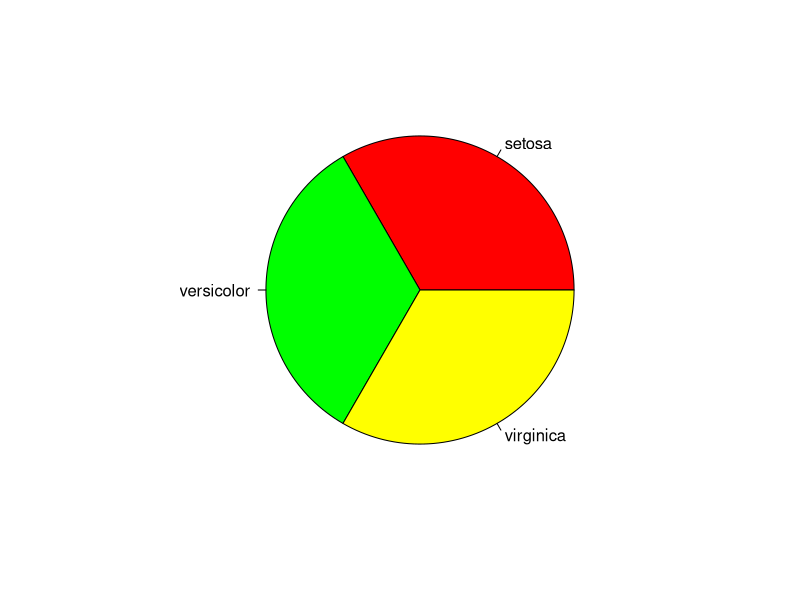
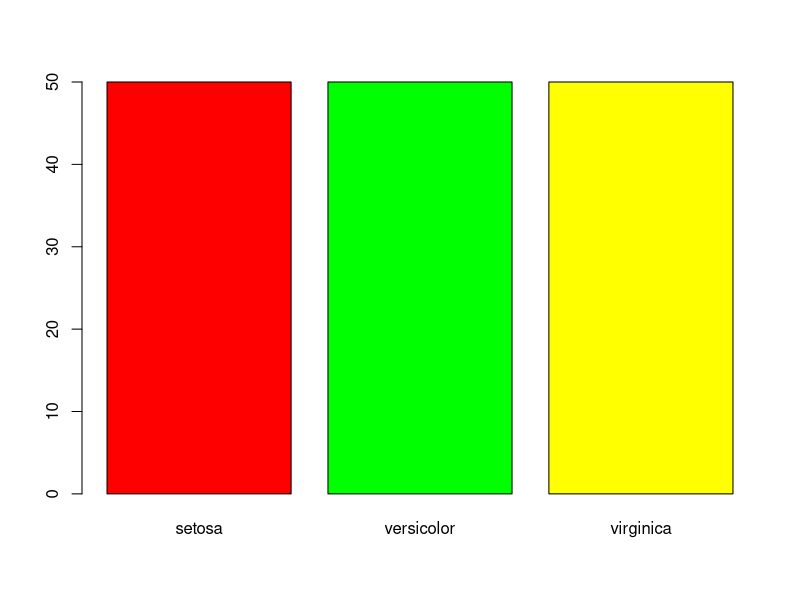
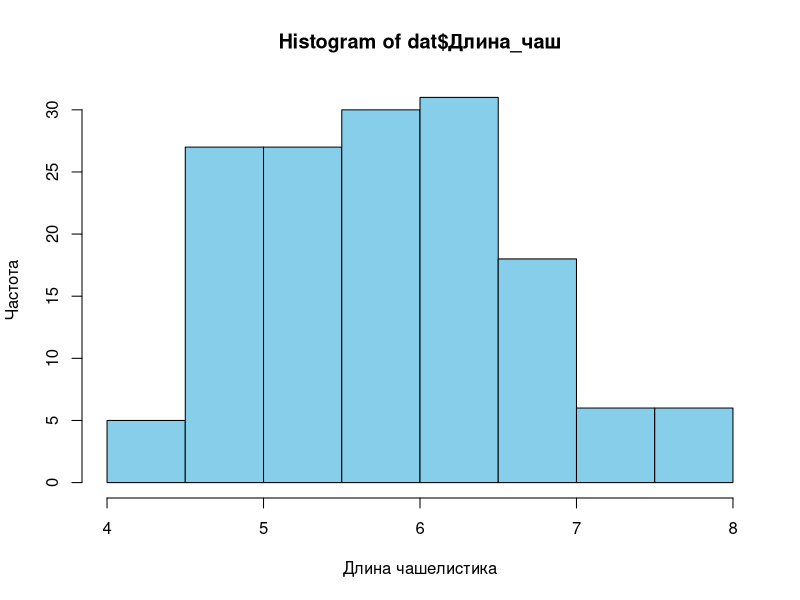
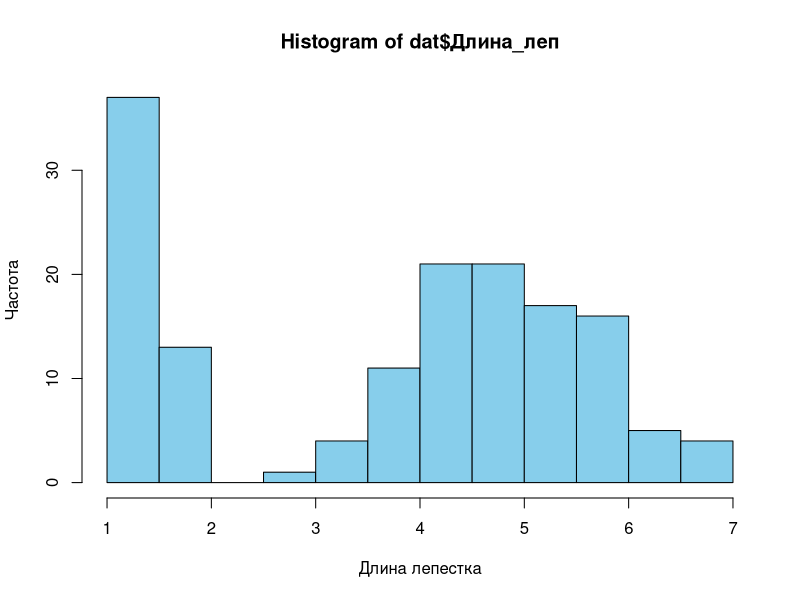
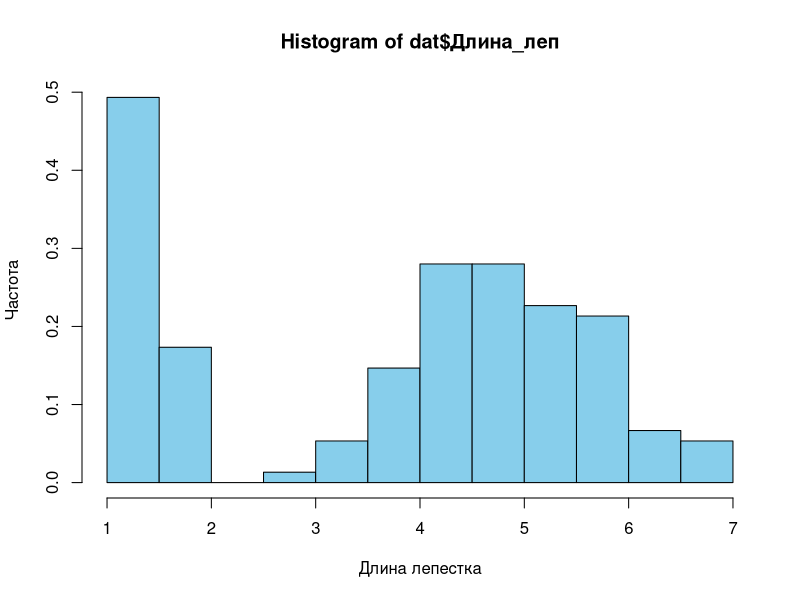
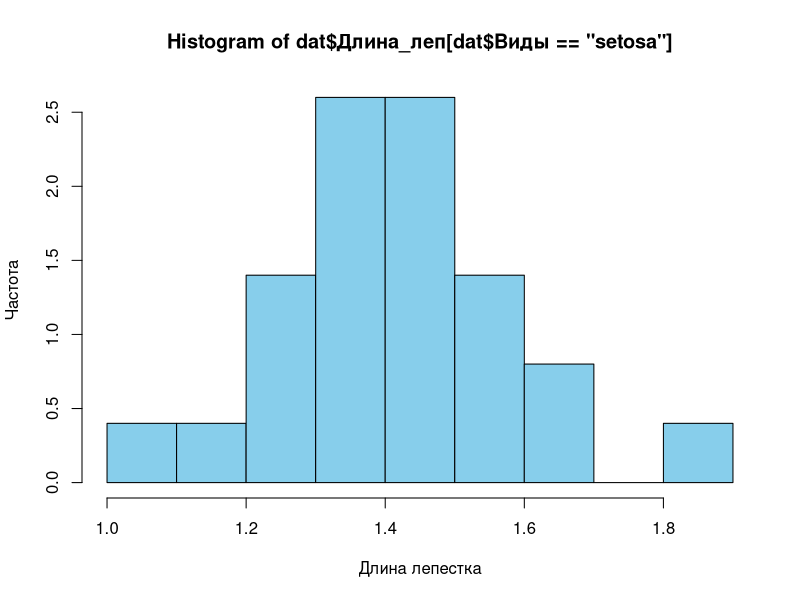
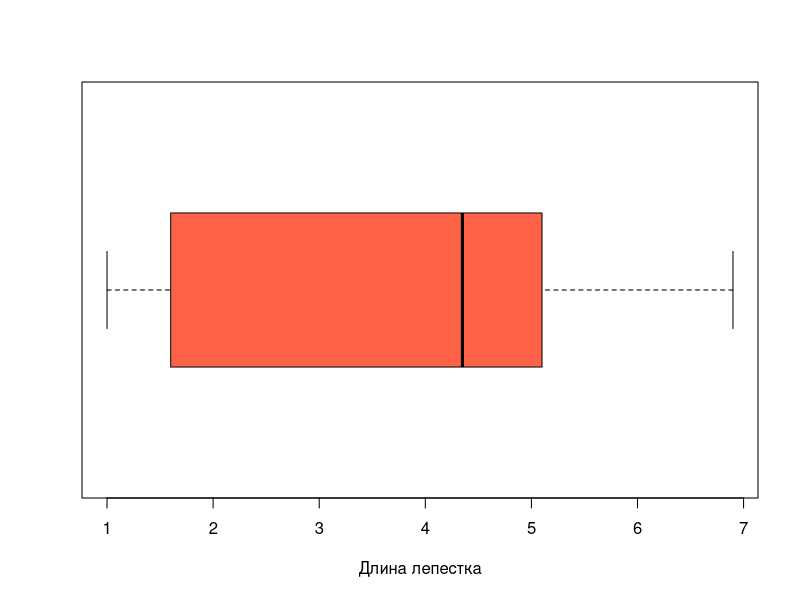
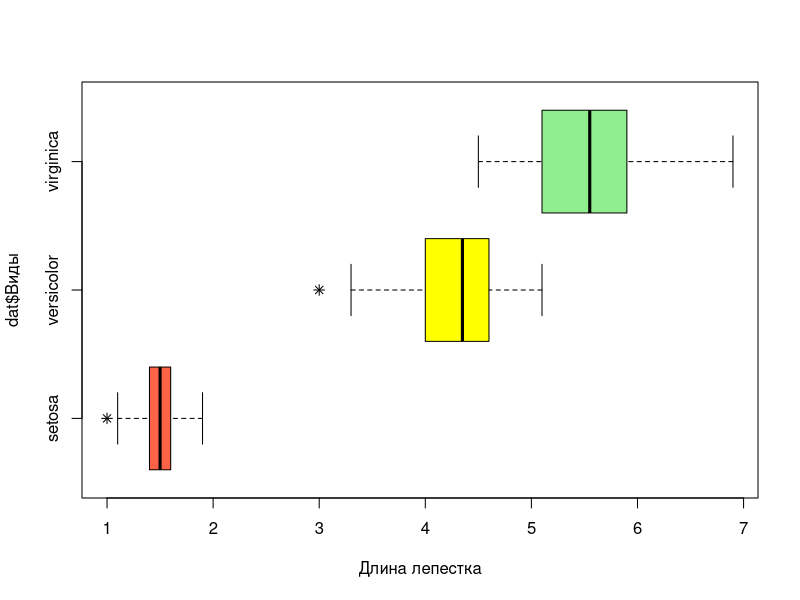

R code for these plots, in order:
### БИОСТАТИСТИКА 2020 (МАГИСТРЫ) ###

# Данные
dat <- iris
ncol(dat)
nrow(dat)
head(dat)
names(dat) <- c("Длина_чаш","Ширина_чаш","Длина_леп","Ширина_леп","Виды")
head(dat)
ncol(dat)
table(dat$Виды)
pie(table(dat$Виды),col=c("red","green","yellow"))
barplot(table(dat$Виды),col=c("red","green","yellow"))

# 1. Описание распределения одной переменной

# 1a. Графическое описание

# гистограмма
hist(dat$Длина_чаш,col="skyblue",xlab="Длина чашелистика", ylab="Частота")
hist(dat$Длина_леп,col="skyblue",xlab="Длина лепестка", ylab="Частота")

# гистограмма с относительными частотами
hist(dat$Длина_леп,col="skyblue",xlab="Длина лепестка", ylab="Частота", freq=FALSE)

# только для вида Iris setosa
hist(dat$Длина_леп[dat$Виды=="setosa"],col="skyblue",xlab="Длина лепестка", ylab="Частота", freq=FALSE)

# ящик с усами
boxplot(dat$Длина_леп, xlab="Длина лепестка", col="tomato", horizontal=TRUE)
boxplot(dat$Длина_леп~dat$Виды, xlab="Длина лепестка", col=c("tomato","yellow","lightgreen"), pch= 8, horizontal=TRUE)

# 1b. Числовое описание

# Пятичисленная характеристика
summary(dat$Длина_леп)
min(dat$Длина_леп)
quantile(dat$Длина_леп, 0.25, type = 1)
median(dat$Длина_леп)
quantile(dat$Длина_леп, 0.75, type = 1)
max(dat$Длина_леп)

# для нормального распределения (или близкого к нормальному)
mean(dat$Длина_леп)
var(dat$Длина_леп)

sd(dat$Длина_леп)
# ИЛИ
sqrt(var(dat$Длина_леп))

# 1c.Симуляция нормального распределения для Iris setosa

NSetosa <- length(dat$Длина_леп[dat$Виды=="setosa"])
MeanSetosa <- mean(dat$Длина_леп[dat$Виды=="setosa"]) 
sdSetosa <- sd(dat$Длина_леп[dat$Виды=="setosa"])
print(c(NSetosa, MeanSetosa, sdSetosa))

x_setosa <- seq(1,2,length=NSetosa)
norm_setosa <- dnorm(x_setosa, mean=MeanSetosa , sdSetosa )
hist(dat$Длина_леп[dat$Виды=="setosa"],col="skyblue",xlab="Длина лепестка, см", ylab="Частота", main="Распределение по длине лепестка",freq=FALSE,xlim=c(1,2))
par(new=TRUE)
plot(x_setosa, norm_setosa, type='l', lwd=2, lty=2, col="tomato",xlim=c(1,2), axes=FALSE, ylab='',xlab='', main='')

# 1d. Какова пропорция растений в популяции ирисов, у которых длина лепестка менее 1.2 см?
z_setosa <- (1.2-MeanSetosa)/sdSetosa
pnorm(z_setosa)

# 1e. Какова длина лепестка растений в популяции ирисов, составляющие верхние 10% в популяции ирисов?
(1-qnorm(0.1))* sdSetosa + MeanSetosa

# 1f. NQQ графики
qqnorm(dat$Длина_леп,pch=16)
qqline(dat$Длина_леп,col="red",lwd=1.5,lty=2)

qqnorm(dat$Длина_леп[dat$Виды=="virginica"],pch=16)
qqline(dat$Длина_леп[dat$Виды=="virginica"],col="red",lwd=1.5,lty=2)


# 2. Сравнение двух переменных

# 2a. Графическое сравнение
plot(dat$Ширина_леп~dat$Длина_леп, pch=19,xlab="Длина лепестка, см",  ylab="Ширина лепестка, см")
plot(dat$Ширина_леп~dat$Длина_леп, pch=19,xlab="Длина лепестка, см",  ylab="Ширина лепестка, см", col=c("green","red","blue")[as.factor(dat$Виды)])

# добавим сглаживатель
smoother <- lowess(dat$Ширина_леп~dat$Длина_леп)
lines(smoother, lty=3)

# 2b. Корреляция
cor(dat$Ширина_леп,dat$Длина_леп)

# 2c. Регрессия
dat.lm <- lm(dat$Ширина_леп~dat$Длина_леп)
dat.lm # коэффициенты регрессии

abline(dat.lm, col="orange")

# Проверка допущений для использования простой линейной регрессии
hist(dat.lm$residuals, col='skyblue', main="Распределение остатков")
qqnorm(dat.lm$residuals,pch=16)
qqline(dat.lm$residuals,col="red",lwd=1.5,lty=2)
plot(dat$Длина_леп,dat.lm$residuals, pch=16, main="Распределение остатков", xlab="Длина лепестка, см", ylab="остатки", col='steelblue')
abline(h=0,lty=2)
plot(dat.lm$fitted.values,dat.lm$residuals, pch=16, main ="Распределение остатков", xlab="Предсказанная ширина лепестка, см", ylab="остатки", col='grey35')
abline(h=0,lty=2)


### ЗАДАНИЕ 1 ###

# Таблица в файле CO2.csv содержит данные относительного выброса CO2 в атмосферу из расчета на одного жителя для разных стран с населением более 20 миллионов человек. Ответьте на следующие вопросы.

CO2_dat <- read.csv("CO2.csv") #Укажите правильный путь к файлу

# 1) Изучите выбросы с помощью графика распределения. Опишите словами форму, центр и разброс этого распределения. Исходя из построенного графика, какие страны можно считать "выбросами" (т.е. отклонением от большинства)?
# 2) Приведите пятичисленную характеристику данного распределения. Объясните, что она показывает. Совпадает ли это с вашими наблюдениями из графика?
# 3) Найдите среднее значение выборки и его стандартное отклонение. Как среднее отличается от медианы? Объясните почему?
# 4) Какой подход - №2 или №3 - больше подходят для описания приведенных данных?
# 5) Какие страны будут выбросами согласно правилу 1.5IQR? Глядя на график распределения, согласны ли вы с этим?
# 6) Постройте NQQ график. Что он вам говорит о распределении CO2 выбросов?

### ЗАДАНИЕ 2 ###

# Продолжительность беременности у человека от момента зачатия до непосредственно родов варьирует от согласно распределению, которое очень близко к Нормальному, со средней популяции 266 дней и стандартным отклонением 16 дней.
# 1) Какой процент беременностей длится менее 240 дней (~8 месяцев)?
# 2) Какой процент беременностей длится в промежутке между 240 и 270 днями (~9 месяцев)?
# 3) Сколько длятся беременности, составляющие верхние 20% из распределения беременностей?

### ЗАДАНИЕ 3 ###

# Квартили любого распределения (Q1 и Q3) составляют 25% и 75% кумулятивные пропорции.
# 1) Тогда какие квартили имеет стандартное нормальное распределение?
# 2) Используя полученные значения в №1, напишите уравнения для квартилей любого нормального распределeния N(mu,sigma)
# 3) Используя уравнения в №2 найдите квартили для распределения беременностей

### ЗАДАНИЕ 4 ###

# Межквартильный промежуток - это расстояние между Q1 и Q3 в распределении
# 1) Найдите межквартильный промежуток для стандартного нормального распределения
# 2) Найдите константу с, которая бы удовлетворяла уровнению IQR=c*sigma  для любого нормального распределения N(mu,sigma)

### ЗАДАНИЕ 5 ###

# Межквартильный промежуток - это расстояние между Q1 и Q3 в распределении
# 1) Пропорция выбросов, обнаруженных по правилу 1.5*IQR - всегда одинакова для любого нормального распределения. Какова она?

### ЗАДАНИЕ 6 ###

# Одного любознательного студента интересует вопрос - правда ли, что высокие девушки больше предпочитают встречаться с высокими мужчинами? Чтобы на него ответил он измерил в дюймах себя, свою подругу, своих друзей и тех, с кем они в данный момент встречаются. При сравнении их роста, он получил коэффициент корреляции 0.56.

dating <- data.frame(мальчики=c(72,68,70,68,71,65), девочки=c(66,64,66,65,70,65))

# 1) Проверьте, правильно ли он посчитал коэффициент корреляции?
# 2) Дает ли проведенный анализ какой-либо ответ на поставленный вопрос? Если да, то какой?
# 3) Можно ли сказать, что девушки, которые были в этом анализе, предпочитают встречаться с более высокими парнями?
# 4) Как изменится результат анализа и вывод, если все парни станут на 6 дюймов короче?
# 4) Если дюймы перевести в сантиметры, то как изменится результат анализа?
# 5) Если каждая девушка в этом анализе будет встречаться с парнем на три дюйма выше ее, то какой будет коэффициент корреляции?


